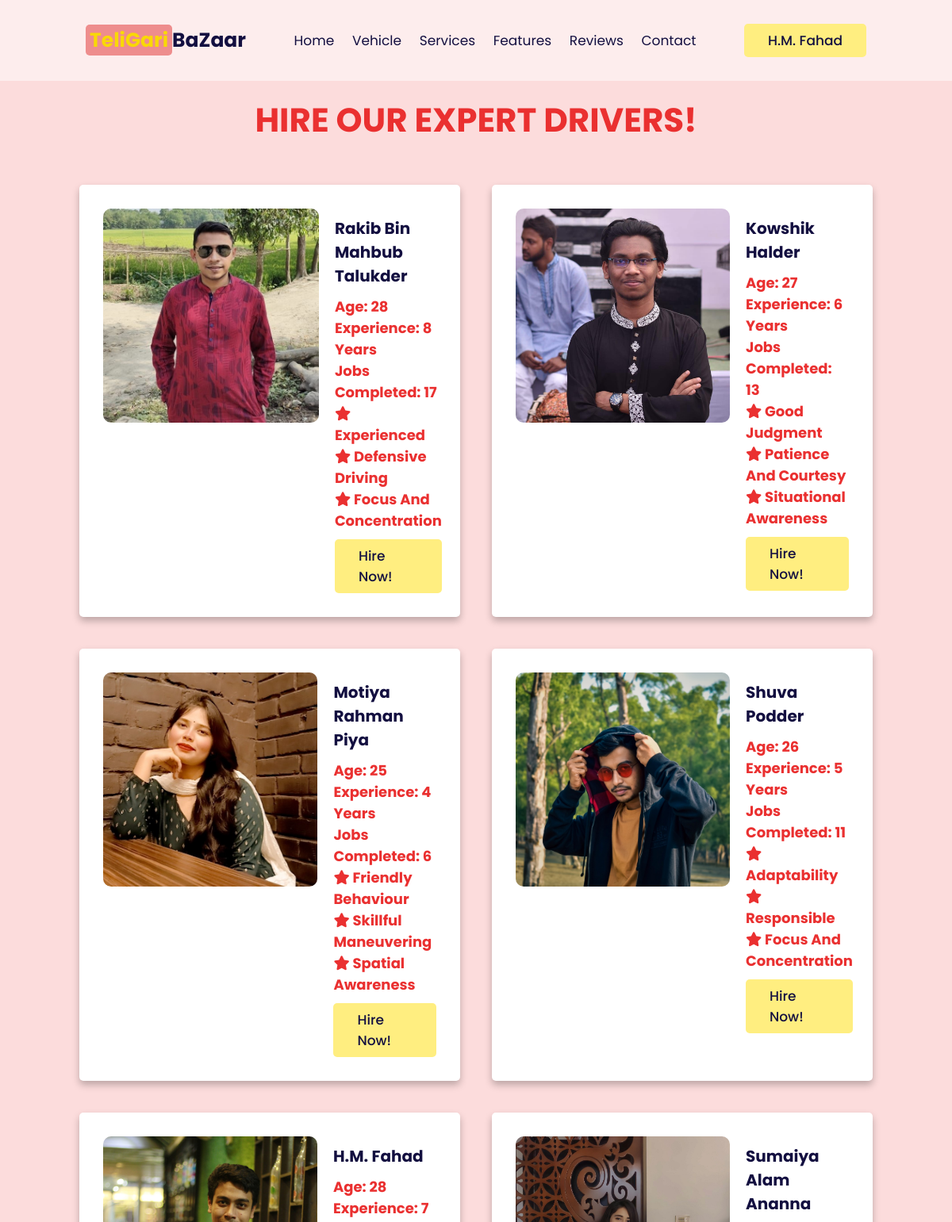
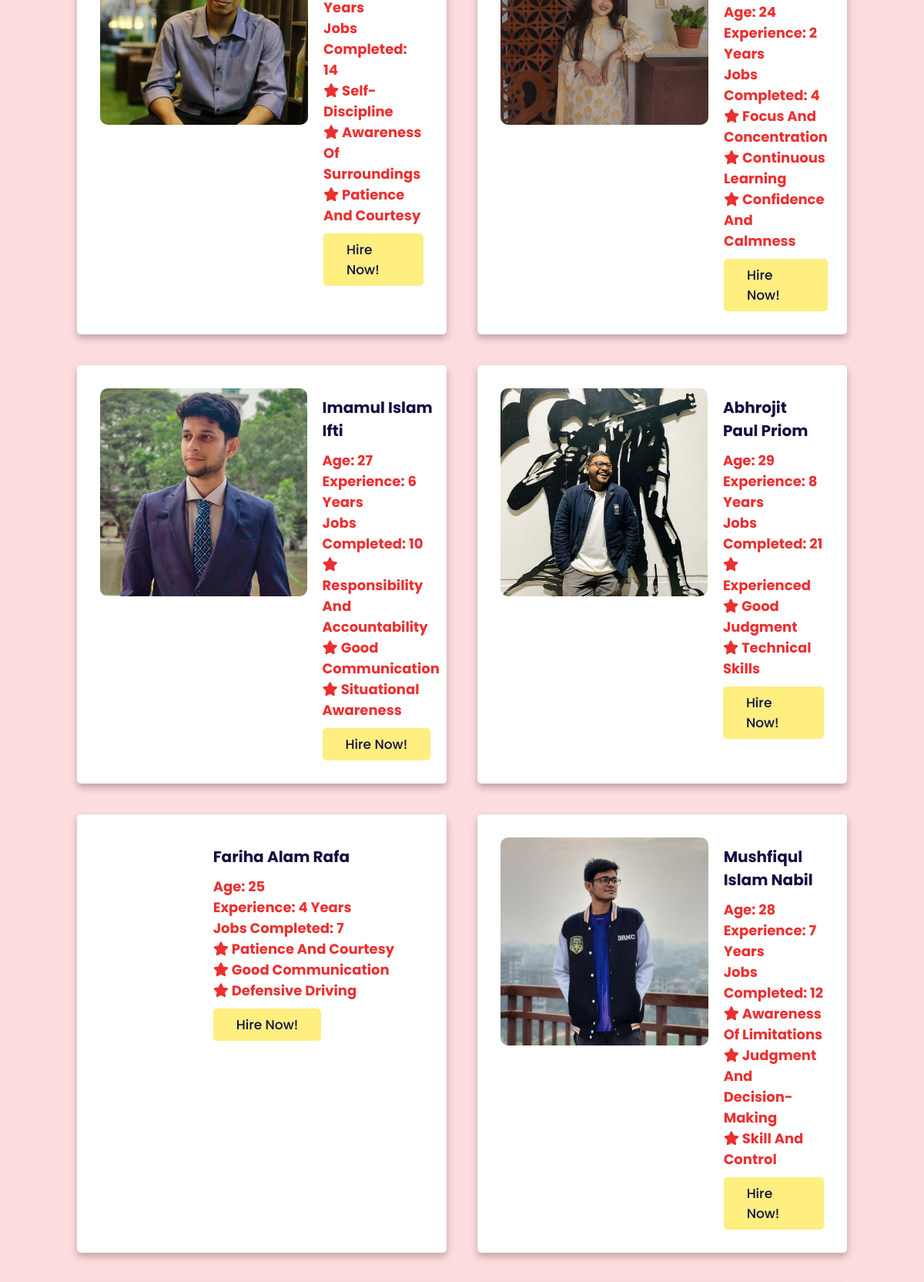
The app's page /drivers_user.php (signed in, upper part) with its own data (2 pictures, top to bottom).
### tables this page shows
CREATE TABLE `drivers` (
  `name` varchar(255) NOT NULL,
  `age` int(11) NOT NULL,
  `experience` varchar(32) NOT NULL,
  `jobs` int(11) NOT NULL,
  `quality1` varchar(255) NOT NULL,
  `quality2` varchar(255) NOT NULL,
  `quality3` varchar(255) NOT NULL,
  `image` varchar(32) NOT NULL
);

### drivers_user.php (the view, shortened to what this page needs)
<?php
@include 'config.php';
$sql = "SELECT * FROM drivers";
$result = $conn->query($sql);
$drives = array();
if ($result->num_rows > 0) {
    while ($row = $result->fetch_assoc()) {
        $drives[] = $row;
    }
}
?>
<!DOCTYPE html>
<html>
<head>
    <link rel="stylesheet" href="https://cdn.jsdelivr.net/npm/swiper@9/swiper-bundle.min.css" />
    <link rel="stylesheet" href="https://cdnjs.cloudflare.com/ajax/libs/font-awesome/6.4.0/css/all.min.css">
    <link rel="stylesheet" href="teligari_controller.css">
</head>
<body>
<header class="header">
    <a href="user_page.php" class="logo"><span>TeliGari</span>BaZaar</a>
    <nav class="navbar">
        <a href="user_page.php#home">home</a>
        <a href="user_page.php#vehicles">vehicle</a>
        <a href="user_page.php#services">services</a>
        <a href="user_page.php#features">features</a>
        <a href="user_page.php#reviews">reviews</a>
        <a href="user_page.php#contact">contact</a>
    </nav>
    <div id="profile-btn" class="profile-btn-container">
        <div class="btn-wrapper">
        <button class="btn">
            <span>
                <?php
                    echo $_SESSION['user_name'];
                ?>
            </span>
        </button>
        </div>
    </div>
</header>
    <h1>Hire our expert Drivers!</h1>
    <div class="driver-container">
    <?php foreach ($drives as $driver): ?>
        <div class="drivers">
            <div class="content">
                <div class="sub-content">
                <img src="images/drivers/<?php echo $driver['image']; ?>" alt="">
                </div>
                <div class="sub-content">
                <h3><?php echo $driver['name']; ?></h3>
                <h4>Age: <?php echo $driver['age']; ?></h4>
                <h4>Experience: <?php echo $driver['experience']; ?></h4>
                <h4>Jobs completed: <?php echo $driver['jobs']; ?></h4>
                <h4><i class="fas fa-star"></i> <?php echo $driver['quality1']; ?></h4>
                <h4><i class="fas fa-star"></i> <?php echo $driver['quality2']; ?></h4>
                <h4><i class="fas fa-star"></i> <?php echo $driver['quality3']; ?></h4>
                <a href="#" class="btn">Hire now!</a>
                </div>
            </div>
        </div>
            <?php endforeach; ?>
    </div>
</body>
</html>

### teligari_controller.css (style rules this page uses)
:root { --yellow: #f9d806; --light-yellow: #ffee80; --black: #130f40; --light-color: #666; --cream: #ee8d8d; --red: #ea3030; --change: rgb(156, 249, 249); --border: .1rem solid rgba(0, 0, 0, 0.139); --box-shadow: 0 .5rem 1rem rgba(0, 0, 0, 0.251); }
* { font-family: 'Poppins', sans-serif; margin: 0; padding: 0; box-sizing: border-box; outline: none; border: none; text-decoration: none; text-transform: capitalize; transition: all 0.2s linear; }
html { font-size: 62.5%; overflow-x: hidden; scroll-padding-top: 7rem; scroll-behavior: smooth; }
body { background: #fcdcdc; }
.header { position: fixed; top: 0; left: 0; right: 0; z-index: 999; background: #fdeded; display: flex; align-items: center; justify-content: space-between; padding: 3rem 9%; }
.header .logo { font-size: 2.5rem; color: var(--black); font-weight: bolder; }
.header .logo span { color: var(--yellow); background-color: var(--cream); border-radius: 5px; padding: 2px 5px; }
.header .navbar a { font-size: 1.7rem; margin: 0 1rem; color: var(--black); }
.header .btn { margin-top: 0; }
.btn-wrapper { display: grid; place-content: center; }
.btn-wrapper button { display: flex; }
.profile-btn-container { position: relative; }
h1 { margin-top: 12rem; text-align: center; font-size: 3.5vw; text-transform: uppercase; color: var(--red); }
.btn { display: inline-block; margin-top: 1rem; border-radius: 0.5rem; background: var(--light-yellow); color: var(--black); font-weight: 500; font-size: 1.7rem; cursor: pointer; padding: 0.8rem 3rem; }
.driver-container { padding-top: 5rem; padding-bottom: 5rem; display: grid; grid-template-columns: repeat(auto-fit, minmax(43rem, 1fr)); gap: 4rem; background: #fcdcdc; margin-left: 10rem; margin-right: 10rem; }
.driver-container .drivers { gap: 1.5rem; padding: 2rem; background: #fff; box-shadow: var(--box-shadow); border-radius: 0.5rem; transform: scale(1); }
.driver-container .drivers img { height: 270px; width: auto; border-radius: 10px; }
.driver-container .drivers .content { display: grid; grid-template-columns: 1fr 2fr; }
.driver-container .drivers .content .sub-content { padding: 1rem; }
.driver-container .drivers .content h3 { font-size: 2rem; padding-top: 1rem; padding-bottom: 1rem; color: var(--black); }
.driver-container .drivers .content h4 { font-size: 1.8rem; color: var(--red); }

### records on screen
drivers: image (picture), name "Rakib Bin Mahbub Talukder", age "28", experience "8 Years", jobs "17", quality1 "Experienced", quality2 "Defensive Driving", quality3 "Focus And Concentration"
drivers: image (picture), name "Kowshik Halder", age "27", experience "6 Years", jobs "13", quality1 "Good Judgment", quality2 "Patience And Courtesy", quality3 "Situational Awareness"
drivers: image (picture), name "Motiya Rahman Piya", age "25", experience "4 Years", jobs "6", quality1 "Friendly Behaviour", quality2 "Skillful Maneuvering", quality3 "Spatial Awareness"
drivers: image (picture), name "Shuva Podder", age "26", experience "5 Years", jobs "11", quality1 "Adaptability", quality2 "Responsible", quality3 "Focus And Concentration"
drivers: image (picture), name "H.M. Fahad", age "28", experience "7 Years", jobs "14", quality1 "Self-Discipline", quality2 "Awareness Of Surroundings", quality3 "Patience And Courtesy"
drivers: image (picture), name "Sumaiya Alam Ananna", age "24", experience "2 Years", jobs "4", quality1 "Focus And Concentration", quality2 "Continuous Learning", quality3 "Confidence And Calmness"
drivers: image (picture), name "Imamul Islam Ifti", age "27", experience "6 Years", jobs "10", quality1 "Responsibility And Accountability", quality2 "Good Communication", quality3 "Situational Awareness"
drivers: image (picture), name "Abhrojit Paul Priom", age "29", experience "8 Years", jobs "21", quality1 "Experienced", quality2 "Good Judgment", quality3 "Technical Skills"
drivers: name "Fariha Alam Rafa", age "25", experience "4 Years", jobs "7", quality1 "Patience And Courtesy", quality2 "Good Communication", quality3 "Defensive Driving"
drivers: image (picture), name "Mushfiqul Islam Nabil", age "28", experience "7 Years", jobs "12", quality1 "Awareness Of Limitations", quality2 "Judgment And Decision-Making", quality3 "Skill And Control"

### other values on screen
$_SESSION['user_name'] "H.M. Fahad"
